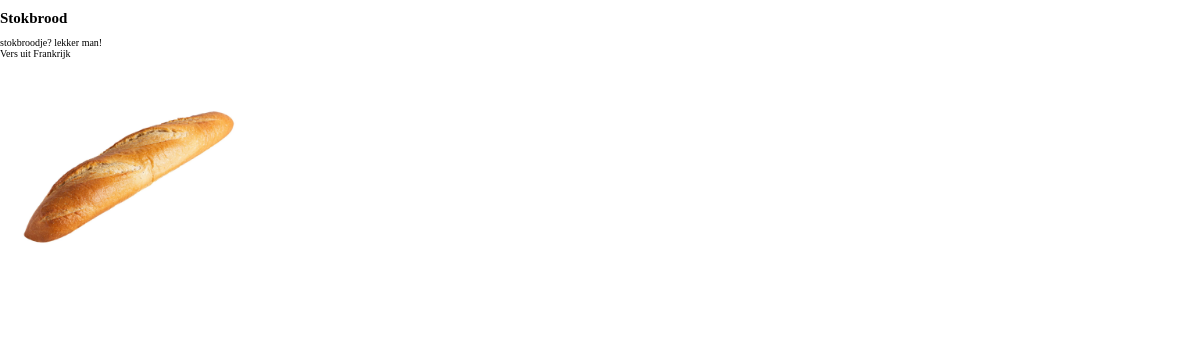
/product.php?slug=stokbrood, run on the app's committed database.
### tables this page shows
CREATE TABLE IF NOT EXISTS `Producten` (
  `id` int(11) NOT NULL AUTO_INCREMENT,
  `slug` varchar(255) DEFAULT NULL,
  `introtekst` varchar(120) DEFAULT NULL,
  `omschrijving` varchar(120) DEFAULT NULL,
  `Titel` varchar(120) DEFAULT NULL,
  `foto` varchar(120) DEFAULT NULL,
  PRIMARY KEY (`id`)
);

### public/product.php (the view, shortened to what this page needs)
<?php
require_once '../src/config.php';
$slug = $_GET['slug'];
$sql = "SELECT titel, introtekst, foto, slug, omschrijving  FROM producten WHERE slug='$slug'";
$result = $conn->query($sql);
?>
<!DOCTYPE html>
<html lang="en">
<head>
    <link rel="stylesheet" href="css/style.css">
</head>
<body>
    <?php
    if ($result->num_rows > 0) {
        $row = $result->fetch_assoc();
        echo '<h2 class="product__h2">' . $row["titel"] . '</h2>';
        echo '<p class="product__p">' . $row["introtekst"] . '</p>';
        echo '<p class="product__p">' . $row["omschrijving"] . '</p>';
        echo '<img class="product__img" src="../images/' . $row["foto"] . '">';
    } else {
        echo "geen product gevonden";
    }
    ?>
</body>
</html>

### public/css/style.css (style rules this page uses)
*, *::before, *::after { margin: 0; padding: 0; box-sizing: border-box; }
html { font-size: 62.5%; }
.product__h2 { color: black; text-decoration: none; margin-top: 1rem; margin-bottom: 1rem; }
.product__p { text-decoration: none; }
.product__img { max-width: 25rem; max-height: 25rem; height: auto; object-fit: cover; }

### data on the page
producten: Titel "Stokbrood", introtekst "stokbroodje? lekker man!", omschrijving "Vers uit Frankrijk", foto (picture)
